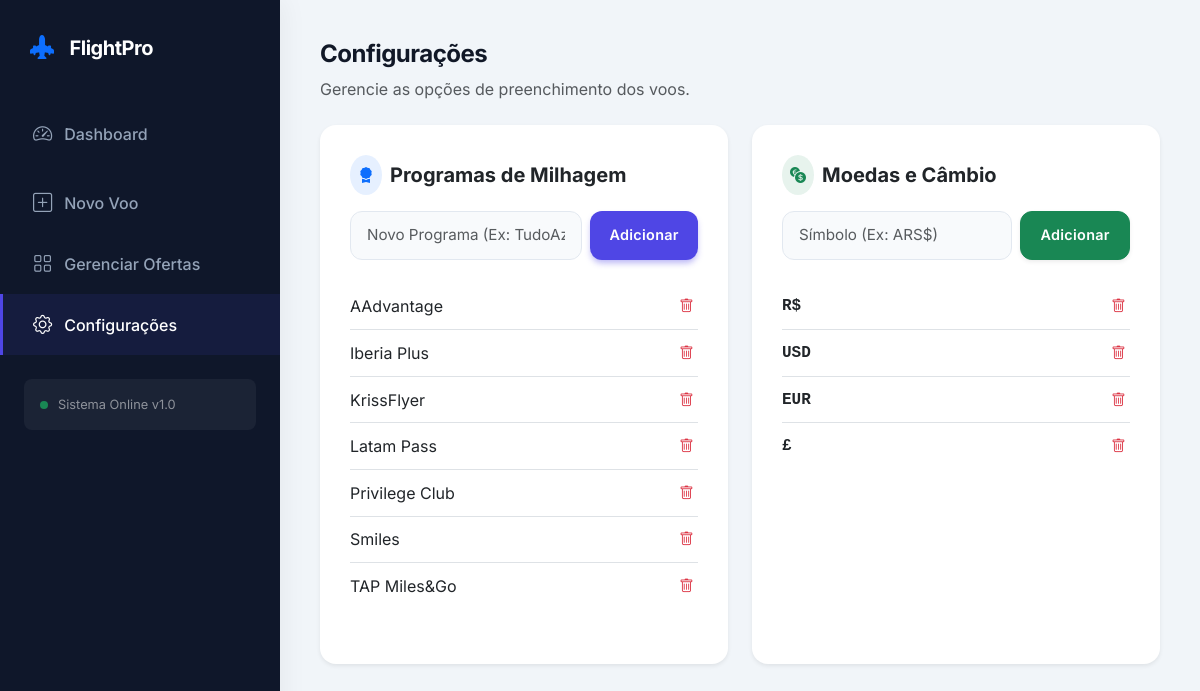
The app's page /settings (signed in) with its own data.
### tables this page shows
CREATE TABLE programs (id INTEGER PRIMARY KEY AUTOINCREMENT, name TEXT);

CREATE TABLE currencies (id INTEGER PRIMARY KEY AUTOINCREMENT, code TEXT);

### app.py (the view, shortened to what this page needs)
@app.route('/settings', methods=['GET', 'POST'])
@login_required
def settings():
    conn = sqlite3.connect(DB_NAME); conn.row_factory = sqlite3.Row; cursor = conn.cursor()
    cursor.execute("SELECT * FROM programs ORDER BY name")
    programs = cursor.fetchall()
    cursor.execute("SELECT * FROM currencies ORDER BY id")
    currencies = cursor.fetchall()
    conn.close()
    return render_template('settings.html', programs=programs, currencies=currencies)

### app.py (called while the page is built)
@login_manager.user_loader
def load_user(user_id):
    conn = sqlite3.connect(DB_NAME); cursor = conn.cursor()
    cursor.execute("SELECT * FROM users WHERE id = ?", (user_id,))
    data = cursor.fetchone(); conn.close()
    if data: return User(id=data[0], username=data[1], password=data[2])
    return None

### templates/settings.html (shortened to what this page needs)
{% extends "base.html" %}
{% block content %}
<div class="mb-4">
    <h2 class="page-title">Configurações</h2>
    <p class="text-muted">Gerencie as opções de preenchimento dos voos.</p>
</div>
<div class="row g-4">
    <div class="col-md-6">
        <div class="card-custom border-0 shadow-sm h-100">
            <div class="d-flex align-items-center mb-3">
                <div class="bg-primary bg-opacity-10 text-primary rounded-circle p-2 me-2">
                    <i class="bi bi-award-fill"></i>
                </div>
                <h5 class="fw-bold mb-0 text-dark">Programas de Milhagem</h5>
            </div>
            <form method="POST" class="d-flex gap-2 mb-4">
                <input type="text" name="name" class="form-control" placeholder="Novo Programa (Ex: TudoAzul)" required>
                <button type="submit" class="btn btn-primary-custom">Adicionar</button>
            </form>
            <div class="list-group list-group-flush">
                {% for p in programs %}
                <div class="list-group-item d-flex justify-content-between align-items-center px-0">
                    <span>{{ p['name'] }}</span>
                    <form method="POST" style="display:inline;">
                        <button type="submit" class="btn btn-sm btn-outline-danger border-0 p-1">
                            <i class="bi bi-trash"></i>
                        </button>
                    </form>
                </div>
                {% endfor %}
            </div>
        </div>
    </div>
    <div class="col-md-6">
        <div class="card-custom border-0 shadow-sm h-100">
            <div class="d-flex align-items-center mb-3">
                <div class="bg-success bg-opacity-10 text-success rounded-circle p-2 me-2">
                    <i class="bi bi-currency-exchange"></i>
                </div>
                <h5 class="fw-bold mb-0 text-dark">Moedas e Câmbio</h5>
            </div>
            <form method="POST" class="d-flex gap-2 mb-4">
                <input type="text" name="code" class="form-control" placeholder="Símbolo (Ex: ARS$)" required>
                <button type="submit" class="btn btn-success text-white shadow-sm">Adicionar</button>
            </form>
            <div class="list-group list-group-flush">
                {% for c in currencies %}
                <div class="list-group-item d-flex justify-content-between align-items-center px-0">
                    <span class="fw-bold font-monospace">{{ c['code'] }}</span>
                    <form method="POST" style="display:inline;">
                        <button type="submit" class="btn btn-sm btn-outline-danger border-0 p-1">
                            <i class="bi bi-trash"></i>
                        </button>
                    </form>
                </div>
                {% endfor %}
            </div>
        </div>
    </div>
</div>
{% endblock %}

### templates/base.html (style rules this page uses)
:root { --primary: #4f46e5; --primary-hover: #4338ca; --secondary: #64748b; --bg-body: #f1f5f9; --sidebar-bg: #0f172a; --card-bg: #ffffff; --text-main: #1e293b; --text-muted: #94a3b8; --border-color: #e2e8f0; --radius-md: 12px; --radius-lg: 16px; --shadow-sm: 0 1px 3px 0 rgb(0 0 0 / 0.1), 0 1px 2px -1px rgb(0 0 0 / 0.1); --shadow-md: 0 4px 6px -1px rgb(0 0 0 / 0.1), 0 2px 4px -2px rgb(0 0 0 / 0.1); --shadow-lg: 0 10px 15px -3px rgb(0 0 0 / 0.1), 0 4px 6px -4px rgb(0 0 0 / 0.1); }
body { font-family: 'Inter', sans-serif; background-color: var(--bg-body); color: var(--text-main); -webkit-font-smoothing: antialiased; }
.card-custom { background: var(--card-bg); border-radius: var(--radius-lg); border: 1px solid var(--border-color); box-shadow: var(--shadow-sm); padding: 30px; margin-bottom: 25px; transition: box-shadow 0.3s ease; }
.form-control, .form-select { background-color: #f8fafc; border: 1px solid var(--border-color); border-radius: var(--radius-md); padding: 0.75rem 1rem; font-size: 0.95rem; color: var(--text-main); transition: all 0.2s; }
.btn { border-radius: var(--radius-md); padding: 0.6rem 1.2rem; font-weight: 600; font-size: 0.9rem; letter-spacing: 0.3px; transition: all 0.2s; }
.btn-primary-custom { background-color: var(--primary); color: white; border: none; box-shadow: 0 4px 6px -1px rgba(79, 70, 229, 0.4); }
.page-title { font-size: 1.5rem; font-weight: 700; color: #111827; letter-spacing: -0.5px; }

### records on screen
programs: name "AAdvantage"
programs: name "Iberia Plus"
programs: name "KrissFlyer"
programs: name "Latam Pass"
programs: name "Privilege Club"
programs: name "Smiles"
programs: name "TAP Miles&Go"
currencies: code "R$"
currencies: code "USD"
currencies: code "EUR"
currencies: code "£"
